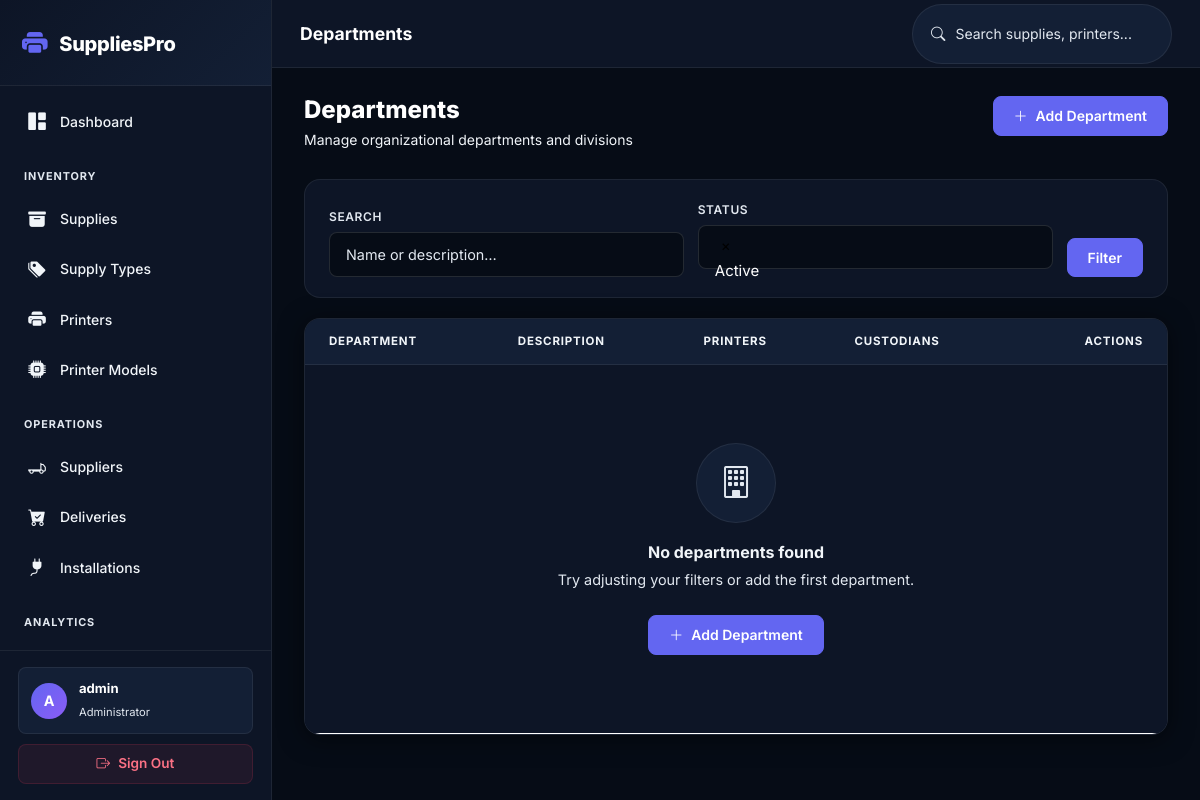
Page /departments/ (signed in) on the earlier database version.
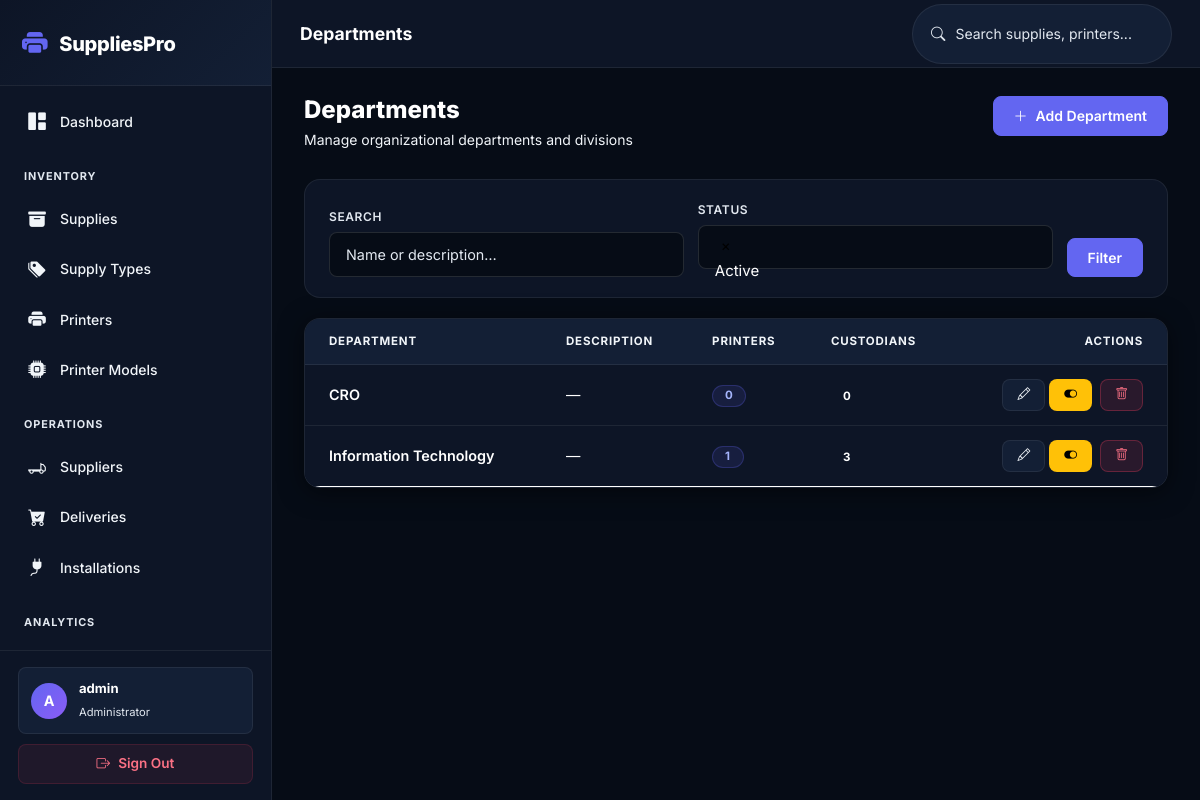
Same page on the later database version.
### inventory/models.py (models this page shows, shortened)
class Department(models.Model):
    name = models.CharField(max_length=100, unique=True)
    description = models.TextField(blank=True)
    is_active = models.BooleanField(default=True)
    created_at = models.DateTimeField(auto_now_add=True)
    updated_at = models.DateTimeField(auto_now=True)
    class Meta:
        ordering = ['name']
        verbose_name = 'Department'
        verbose_name_plural = 'Departments'

### inventory/views.py (the view)
# urls.py: path('departments/', views.DepartmentListView.as_view(), name='department_list'),
class DepartmentListView(LoginRequiredMixin, ListView):
    model = Department
    template_name = 'inventory/department_list.html'
    paginate_by = 20
    context_object_name = 'departments'
    def get_queryset(self):
        queryset = Department.objects.all().order_by('name')
        query = self.request.GET.get('q')
        status = self.request.GET.get('status')
        if status != 'all':
            queryset = queryset.filter(is_active=True)
        if query:
            queryset = queryset.filter(
                Q(name__icontains=query) | Q(description__icontains=query)
            )
        return queryset.prefetch_related('printers', 'custodians')

### rbac/services.py (called while the page is built)
def get_user_permissions(user):
    if not user.is_authenticated:
        return set()
    cache_key = f'user_permissions_{user.pk}'
    permissions = cache.get(cache_key)
    if permissions is None:
        permissions = set()
        user_roles = Role.objects.filter(user_roles__user=user)
        for role in user_roles:
            for perm in role.permissions.all():
                permissions.add(perm.code)
        cache.set(cache_key, permissions, timeout=3600)
    return permissions

def get_user_roles(user):
    if not user.is_authenticated:
        return Role.objects.none()
    return Role.objects.filter(user_roles__user=user)

### templates/inventory/department_list.html (shortened to what this page needs)
{% extends "base.html" %}
{% block page_title %}Departments{% endblock %}
{% block content %}
<div class="page-header">
    <div>
        <h2>Departments</h2>
        <p>Manage organizational departments and divisions</p>
    </div>
    <a href="{% url 'department_create' %}" class="btn btn-primary">
        <i class="bi bi-plus-lg"></i> Add Department
    </a>
</div>
<form method="get" class="filter-bar">
    <div class="filter-group" style="flex:1;">
        <label>Search</label>
        <input type="text" name="q" class="form-control" placeholder="Name or description…" value="{{ request.GET.q }}">
    </div>
    <div class="filter-group">
        <label>Status</label>
    </div>
    <button type="submit" class="btn btn-primary">Filter</button>
</form>
<div class="table-wrapper">
    <table class="table">
        <thead>
            <tr>
                <th style="padding-left:24px;">Department</th>
                <th>Description</th>
                <th>Printers</th>
                <th>Custodians</th>
                <th class="text-end" style="padding-right:24px;">Actions</th>
            </tr>
        </thead>
        <tbody>
            {% for department in departments %}
            <tr class="{% if not department.is_active %}table-secondary opacity-50{% endif %}">
                <td style="padding-left:24px;">
                    <a href="{% url 'department_detail' department.pk %}" style="font-weight:600; color:var(--text-1);">{{ department.name }}</a>
                </td>
                <td>{{ department.description|truncatewords:15|default:"—" }}</td>
                <td><span class="badge badge-primary">{{ department.printers.count }}</span></td>
                <td><span class="badge badge-secondary">{{ department.custodians.count }}</span></td>
                <td style="text-align:right; padding-right:24px;">
                    <a href="{% url 'department_update' department.pk %}" class="btn btn-ghost btn-sm" title="Edit">
                        <i class="bi bi-pencil"></i>
                    </a>
                    <form method="post" action="{% url 'department_toggle' department.pk %}" style="display:inline;">
                        <button type="submit" class="btn btn-sm {% if department.is_active %}btn-warning{% else %}btn-success{% endif %}" title="{{ department.is_active|yesno:'Disable,Enable' }}">
                            <i class="bi bi-{{ department.is_active|yesno:'toggle-on,toggle-off' }}"></i>
                        </button>
                    </form>
                    <a href="{% url 'department_delete' department.pk %}" class="btn btn-danger btn-sm ms-1" title="Delete">
                        <i class="bi bi-trash"></i>
                    </a>
                </td>
            </tr>
            {% empty %}
            <tr>
                <td colspan="5">
                    <div class="empty-state">
                        <div class="empty-icon"><i class="bi bi-building"></i></div>
                        <h5>No departments found</h5>
                        <p>Try adjusting your filters or add the first department.</p>
                        <a href="{% url 'department_create' %}" class="btn btn-primary mt-2">
                            <i class="bi bi-plus-lg"></i> Add Department
                        </a>
                    </div>
                </td>
            </tr>
            {% endfor %}
        </tbody>
    </table>
</div>
{% endblock %}

Differences in the rows shown:
added Department: name "CRO", description "—", printers.count "0", custodians.count "0", is_active True (drawn)
added Department: name "Information Technology", description "—", printers.count "1", custodians.count "3", is_active True (drawn)
Other differences:
text no longer shown: "No departments found Try adjusting your filters or add the first department. Add Department"
